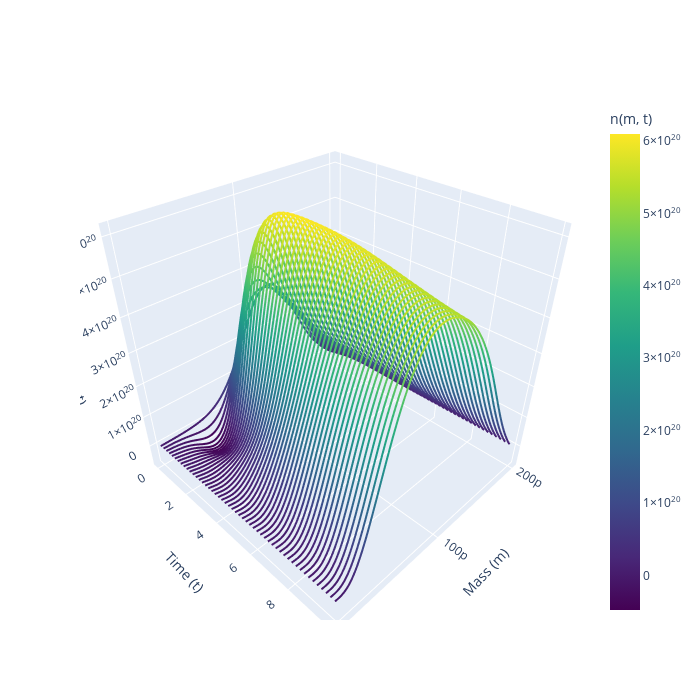

The code cell stored with this chart in its notebook:
### Markdown cell above
## Plotting (+visualization of validation example)

### Code cell
# -----------------------------
# 4. Error estimation
# -----------------------------
n_true = torch.tensor(Dataset_validation[0]["n"].T, dtype=torch.float32)   # (T, M)
S_true = torch.tensor(Dataset_validation[0]["S"], dtype=torch.float32)     # (T,)

# -----------------------------
# 5. Plot biomass + substrate trajectory
# -----------------------------
plot_spaghetti(m,t_eval,n_pred.detach().numpy().T)
biomass_pred = (n_pred * m) .sum(dim=1) * delta_m   # shape (T,)
biomass_true = (n_true * m).sum(dim=1) * delta_m   # shape (T,)
# -----------------------------
# FIGURE 1: Trajectories + Heatmap
# -----------------------------
fig, axes = plt.subplots(2, 1, figsize=(8,10))

# (1a) Biomass + substrate trajectories
ax = axes[0]
ax.plot(biomass_pred.numpy(), label="Predicted biomass", linestyle="--")
ax.plot(biomass_true.numpy(), label="True biomass", linestyle=":")
ax.plot(S_pred.numpy(), label="Predicted substrate")
ax.plot(S_true.numpy(), label="True substrate", linestyle="--")
ax.set_xlabel("Time step")
ax.set_ylabel("Value")
ax.set_title("Biomass and substrate trajectories")
ax.legend()

# (1b) Relative error heatmap
ax = axes[1]
eps = 1e-12
rel_err_matrix = ((n_pred - n_true) / (n_true + eps)).detach().cpu().numpy()
im = ax.imshow(rel_err_matrix.T, aspect="auto", origin="lower",
               extent=[0, T_val, m[0].item(), m[-1].item()],
               cmap="bwr", vmin=-0.5, vmax=0.5)
fig.colorbar(im, ax=ax, label="Relative error")
ax.set_xlabel("Time step")
ax.set_ylabel("Mass m")
ax.set_title("Relative error of biomass distribution")

plt.tight_layout()
plt.show()


# -----------------------------
# FIGURE 2: Singular values + Cumulative energy
# -----------------------------
fig, axes = plt.subplots(1, 2, figsize=(12, 4))

# (2a) Singular values
ax = axes[0]
ax.semilogy(S.numpy(), 'o-')
ax.axvline(r, color="red", linestyle="--", label=f"r={r}")
ax.set_xlabel("Singular value index")
ax.set_ylabel("Singular value (log scale)")
ax.set_title("Singular values of X")
ax.legend()

# (2b) Cumulative singular value energy
ax = axes[1]
sing_energy = torch.cumsum(S, dim=0) / torch.sum(S)
ax.plot(sing_energy.numpy(), 'o-', label="Cumulative energy")
ax.axvline(r, color="blue", linestyle="--", label=f"r={r}")
ax.set_xlabel("Number of singular values kept (r)")
ax.set_ylabel("Cumulative energy")
ax.set_title("Cumulative energy of singular values")
ax.legend()

plt.tight_layout()
plt.show()
